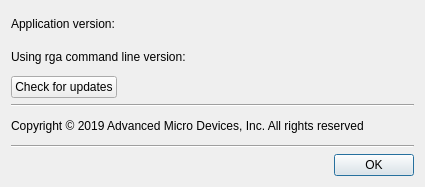
<?xml version="1.0" encoding="UTF-8"?>
<ui version="4.0">
 <class>rgAboutDialog</class>
 <widget class="QDialog" name="rgAboutDialog">
  <property name="geometry">
   <rect>
    <x>0</x>
    <y>0</y>
    <width>425</width>
    <height>187</height>
   </rect>
  </property>
  <property name="windowTitle">
   <string>About Radeon GPU Analyzer</string>
  </property>
  <layout class="QVBoxLayout" name="verticalLayout_2">
   <property name="sizeConstraint">
    <enum>QLayout::SetMinimumSize</enum>
   </property>
   <item>
    <layout class="QVBoxLayout" name="verticalLayout">
     <item>
      <widget class="QLabel" name="ApplicationVersionLabel">
       <property name="text">
        <string>Application version:</string>
       </property>
      </widget>
     </item>
     <item>
      <widget class="QLabel" name="CliVersionLabel">
       <property name="text">
        <string>Using rga command line version:</string>
       </property>
      </widget>
     </item>
     <item>
      <layout class="QHBoxLayout" name="horizontalLayout">
       <item>
        <widget class="QPushButton" name="checkForUpdatesButton">
         <property name="text">
          <string>Check for updates</string>
         </property>
         <property name="flat">
          <bool>false</bool>
         </property>
        </widget>
       </item>
       <item>
        <spacer name="horizontalSpacer_2">
         <property name="orientation">
          <enum>Qt::Horizontal</enum>
         </property>
         <property name="sizeHint" stdset="0">
          <size>
           <width>40</width>
           <height>20</height>
          </size>
         </property>
        </spacer>
       </item>
      </layout>
     </item>
     <item>
      <widget class="Line" name="line">
       <property name="orientation">
        <enum>Qt::Horizontal</enum>
       </property>
      </widget>
     </item>
     <item>
      <widget class="QLabel" name="label">
       <property name="text">
        <string>Copyright © 2019 Advanced Micro Devices, Inc. All rights reserved</string>
       </property>
      </widget>
     </item>
     <item>
      <widget class="Line" name="line_2">
       <property name="orientation">
        <enum>Qt::Horizontal</enum>
       </property>
      </widget>
     </item>
     <item>
      <layout class="QHBoxLayout" name="horizontalLayout_2">
       <item>
        <spacer name="horizontalSpacer">
         <property name="orientation">
          <enum>Qt::Horizontal</enum>
         </property>
         <property name="sizeHint" stdset="0">
          <size>
           <width>40</width>
           <height>20</height>
          </size>
         </property>
        </spacer>
       </item>
       <item>
        <widget class="QDialogButtonBox" name="buttonBox">
         <property name="cursor">
          <cursorShape>ArrowCursor</cursorShape>
         </property>
         <property name="orientation">
          <enum>Qt::Horizontal</enum>
         </property>
         <property name="standardButtons">
          <set>QDialogButtonBox::Ok</set>
         </property>
        </widget>
       </item>
      </layout>
     </item>
    </layout>
   </item>
  </layout>
 </widget>
 <resources/>
 <connections>
  <connection>
   <sender>buttonBox</sender>
   <signal>rejected()</signal>
   <receiver>rgAboutDialog</receiver>
   <slot>reject()</slot>
   <hints>
    <hint type="sourcelabel">
     <x>316</x>
     <y>260</y>
    </hint>
    <hint type="destinationlabel">
     <x>286</x>
     <y>274</y>
    </hint>
   </hints>
  </connection>
  <connection>
   <sender>buttonBox</sender>
   <signal>accepted()</signal>
   <receiver>rgAboutDialog</receiver>
   <slot>accept()</slot>
   <hints>
    <hint type="sourcelabel">
     <x>248</x>
     <y>254</y>
    </hint>
    <hint type="destinationlabel">
     <x>157</x>
     <y>274</y>
    </hint>
   </hints>
  </connection>
 </connections>
</ui>
